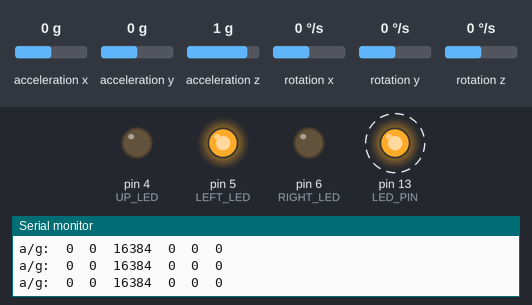
Recording of a sketch running on a simulated Arduino Uno, built with avr-gcc and run on an emulated ATmega328P. Shown: output pins drawn as LEDs (lit = HIGH), the last lines printed to the serial monitor. Dashed ring = blinking. Inputs (shaded band) come from the test bench; at power-on: acceleration x 0 g, acceleration z 1 g, acceleration y 0 g, rotation x 0 °/s, rotation y 0 °/s, rotation z 0 °/s.

Above: at 1.2 s.
1.3 s: acceleration x set to 0.8 g
4.3 s: acceleration x set to 1.1 g
At 5.4 s:
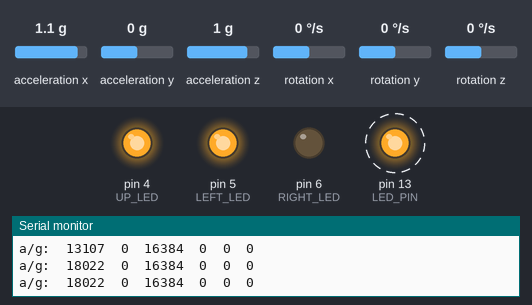
7.3 s: acceleration z set to 0.8 g
At 8.4 s:
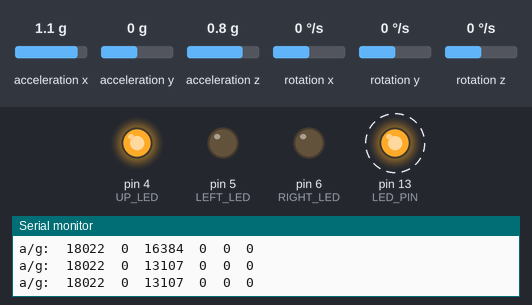
10.3 s: acceleration z set to -0.8 g
13.3 s: acceleration z set to -1.1 g
At 14.5 s:
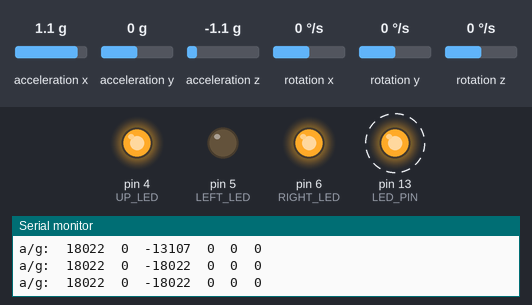
16.3 s: acceleration x set to -1.4 g
At 17.5 s:
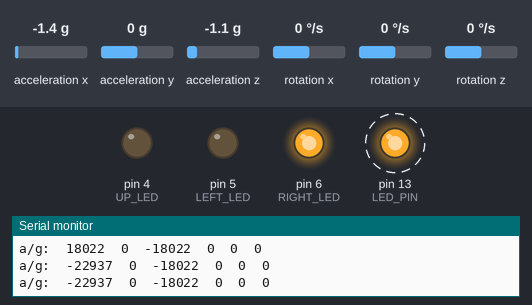
Timing chart, 0 to 20.3 s (numbered marks = the images above; inputs shaded):
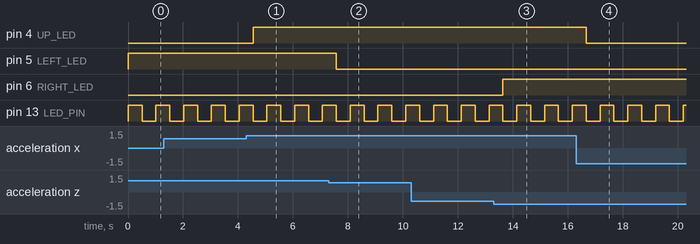

Measured:
- the behaviour switches between 0.9 and 1 g on acceleration x (found by bisection; images 0 and 1)
- the behaviour switches between 1 and 0.9 g on acceleration z (found by bisection; images 1 and 2)
- the behaviour switches between -0.9 and -1 g on acceleration z (found by bisection; images 2 and 3)
- after the input at 4.3 s, pin 4 (UP_LED): LOW → HIGH after 0.25 s
- after the input at 7.3 s, pin 5 (LEFT_LED): HIGH → LOW after 0.28 s
- after the input at 13.3 s, pin 6 (RIGHT_LED): LOW → HIGH after 0.34 s
- after the input at 16.3 s, pin 4 (UP_LED): HIGH → LOW after 0.37 s
- by itself, pin 13 (LED_PIN): alternates HIGH for 0.50 s and LOW for 0.50 s

The sketch:

TiltSwitch.ino
```cpp
// I2C device class (I2Cdev) demonstration Arduino sketch for MPU6050 class
// 10/7/2011 by Jeff Rowberg <jeff@rowberg.net>
// Updates should (hopefully) always be available at https://github.com/jrowberg/i2cdevlib
//
// Changelog:
//     2011-10-07 - initial release

/* ============================================
I2Cdev device library code is placed under the MIT license
Copyright (c) 2011 Jeff Rowberg

Permission is hereby granted, free of charge, to any person obtaining a copy
of this software and associated documentation files (the "Software"), to deal
in the Software without restriction, including without limitation the rights
to use, copy, modify, merge, publish, distribute, sublicense, and/or sell
copies of the Software, and to permit persons to whom the Software is
furnished to do so, subject to the following conditions:

The above copyright notice and this permission notice shall be included in
all copies or substantial portions of the Software.

THE SOFTWARE IS PROVIDED "AS IS", WITHOUT WARRANTY OF ANY KIND, EXPRESS OR
IMPLIED, INCLUDING BUT NOT LIMITED TO THE WARRANTIES OF MERCHANTABILITY,
FITNESS FOR A PARTICULAR PURPOSE AND NONINFRINGEMENT. IN NO EVENT SHALL THE
AUTHORS OR COPYRIGHT HOLDERS BE LIABLE FOR ANY CLAIM, DAMAGES OR OTHER
LIABILITY, WHETHER IN AN ACTION OF CONTRACT, TORT OR OTHERWISE, ARISING FROM,
OUT OF OR IN CONNECTION WITH THE SOFTWARE OR THE USE OR OTHER DEALINGS IN
THE SOFTWARE.
===============================================
*/

// Arduino Wire library is required if I2Cdev I2CDEV_ARDUINO_WIRE implementation
// is used in I2Cdev.h
#include "Wire.h"

// I2Cdev and MPU6050 must be installed as libraries, or else the .cpp/.h files
// for both classes must be in the include path of your project
#include "I2Cdev.h"
#include "MPU6050.h"

// class default I2C address is 0x68
// specific I2C addresses may be passed as a parameter here
// AD0 low = 0x68 (default for InvenSense evaluation board)
// AD0 high = 0x69
MPU6050 accelgyro;

int16_t ax, ay, az;
int16_t gx, gy, gz;

#define LED_PIN 13
#define UP_LED 4
#define LEFT_LED 5
#define RIGHT_LED 6

bool blinkState = false;

void setup() {
    // join I2C bus (I2Cdev library doesn't do this automatically)
    Wire.begin();

    // initialize serial communication
    // (38400 chosen because it works as well at 8MHz as it does at 16MHz, but
    // it's really up to you depending on your project)
    Serial.begin(115200);

    // initialize device
    Serial.println("Initializing I2C devices...");
    accelgyro.initialize();

    // verify connection
    Serial.println("Testing device connections...");
    Serial.println(accelgyro.testConnection() ? "MPU6050 connection successful" : "MPU6050 connection failed");

    // configure Arduino LED for
    pinMode(LED_PIN, OUTPUT);
    pinMode(UP_LED, OUTPUT);
    pinMode(LEFT_LED, OUTPUT);
    pinMode(RIGHT_LED, OUTPUT);
	accelgyro.setFullScaleGyroRange(MPU6050_GYRO_FS_250);
	accelgyro.setFullScaleAccelRange(MPU6050_ACCEL_FS_2);

}

void loop() {
    // read raw accel/gyro measurements from device
    accelgyro.getMotion6(&ax, &ay, &az, &gx, &gy, &gz);

    // these methods (and a few others) are also available
    //accelgyro.getAcceleration(&ax, &ay, &az);
    //accelgyro.getRotation(&gx, &gy, &gz);

    // display tab-separated accel/gyro x/y/z values
    Serial.print("a/g:\t");
    Serial.print(ax); Serial.print("\t");
    Serial.print(ay); Serial.print("\t");
    Serial.print(az); Serial.print("\t");
    Serial.print(gx); Serial.print("\t");
    Serial.print(gy); Serial.print("\t");
    Serial.println(gz);

    // blink LED to indicate activity
    blinkState = !blinkState;
    digitalWrite(LED_PIN, blinkState);

	if (ax > 15000)
	{
		digitalWrite(UP_LED, true);
	} else {
		digitalWrite(UP_LED, false);
	}

	if (az > 15000)
	{
		digitalWrite(LEFT_LED, true);
	} else {
		digitalWrite(LEFT_LED, false);
	}

	if (az < -15000)
	{
		digitalWrite(RIGHT_LED, true);
	} else {
		digitalWrite(RIGHT_LED, false);
	}

	delay(500);
}
```
